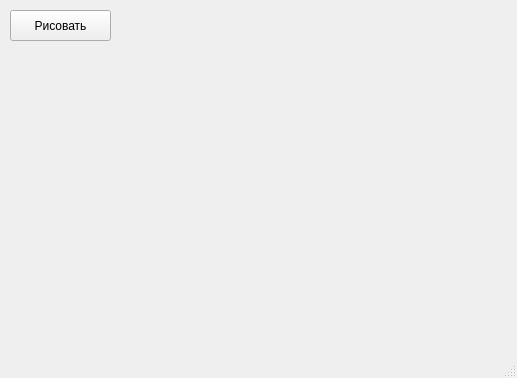
<?xml version="1.0" encoding="UTF-8"?>
<ui version="4.0">
 <class>MainWindow</class>
 <widget class="QMainWindow" name="MainWindow">
  <property name="geometry">
   <rect>
    <x>0</x>
    <y>0</y>
    <width>517</width>
    <height>378</height>
   </rect>
  </property>
  <property name="windowTitle">
   <string>MainWindow</string>
  </property>
  <widget class="QWidget" name="centralwidget">
   <widget class="QPushButton" name="pushButton">
    <property name="geometry">
     <rect>
      <x>10</x>
      <y>10</y>
      <width>101</width>
      <height>31</height>
     </rect>
    </property>
    <property name="text">
     <string>Рисовать</string>
    </property>
   </widget>
   <widget class="QLabel" name="label">
    <property name="geometry">
     <rect>
      <x>10</x>
      <y>50</y>
      <width>501</width>
      <height>281</height>
     </rect>
    </property>
    <property name="text">
     <string/>
    </property>
   </widget>
  </widget>
  <widget class="QMenuBar" name="menubar">
   <property name="geometry">
    <rect>
     <x>0</x>
     <y>0</y>
     <width>517</width>
     <height>22</height>
    </rect>
   </property>
  </widget>
  <widget class="QStatusBar" name="statusbar"/>
 </widget>
 <resources/>
 <connections/>
</ui>
